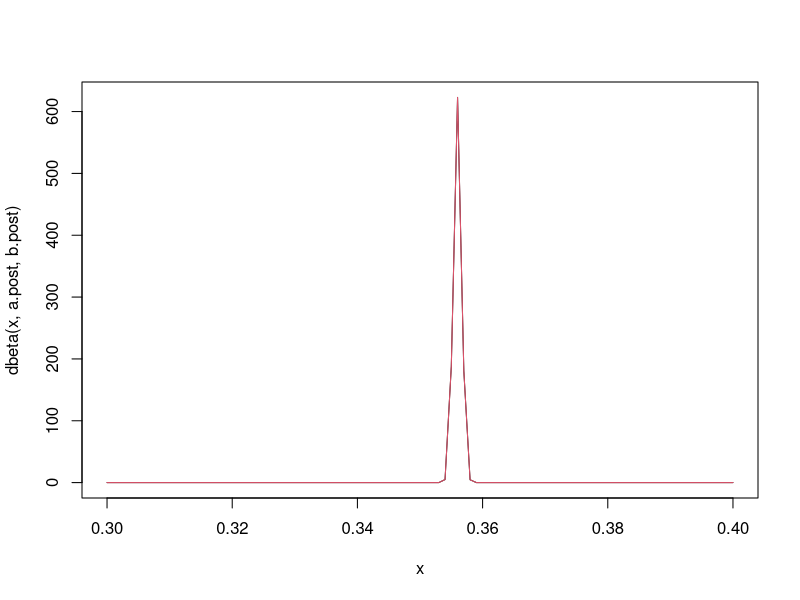
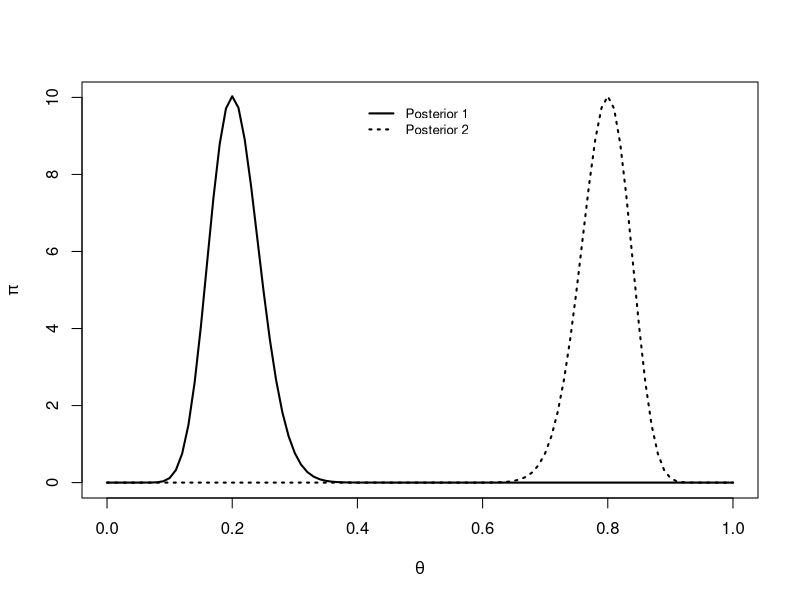
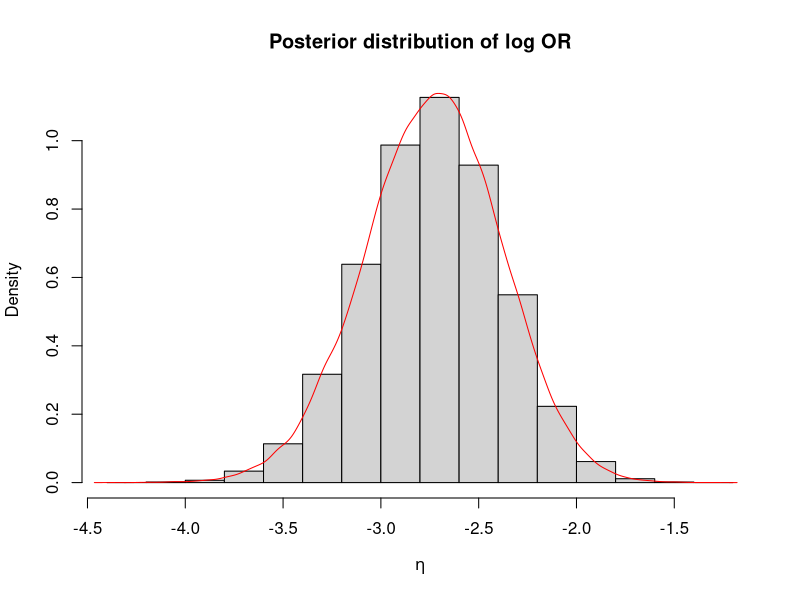

Reproduce these figures in R, in order.
#_____________________________________
# Statistical Inference II - Script 2
#_____________________________________

setwd("G:/Il mio Drive/Didattica/PhD - Statistical Inference II")

#######################################

# Normal Approximation for the Bernoulli-Beta posterior:

# Let's consider results of a general election, where
# party A collected 150'000 votes out of the 240'000 total votes
sum_y <- 150000
n <- 240000

# Hyperparameters:
# Results of a previous general election showed that party A
# collected 49'000 votes out of 270'000 total votes:
a <- 49000
b <- 270000

Beta.Mode <- function(a, b){
  ifelse(a>1 & b>1, (a-1)/(a+b-2), NA)
}

# Posterior distribution:
a.post <- a + sum_y
b.post <- b + n - sum_y

post.mode <- Beta.Mode(a.post, b.post)
sigma_approx <- ((a.post-1)/(post.mode^2) + (b.post-1)/(1-post.mode)^2)^(-1)



curve(dbeta(x, a.post, b.post), xlim=c(.3,.4))
curve(dnorm(x, post.mode, sqrt(sigma_approx)), add=T, col=2)


# Iterative way:
h.grid <- seq(100, 105, by = 0.001)

res <- matrix(NA, ncol=4, nrow=length(h.grid))
colnames(res) <- c("HPD1", "HPD2", "level", "h")

for(i in 1:length(h.grid)){
  translated <- function(x, a, b) dbeta(x,a, b)-h.grid[i]

  hpd1<-uniroot(translated,c(.34,post.mode-.0005),a.post,b.post)$root
  hpd2<-uniroot(translated,c(post.mode+.0005,.36),a.post,b.post)$root

  I <- integrate(dbeta, lower=hpd1, upper=hpd2, shape1=a.post, shape2=b.post)$value

  iter <- i
  res[i,] <- c(hpd1, hpd2, I, h.grid[i])
  if(I <= 0.95) break
}


res[iter,]

HPD <- res[iter-1,-c(3,4)]; HPD
qnorm(c(.025,.975), post.mode, sqrt(sigma_approx))





# MONTE CARLO

# A biostatistician wants to compare two treatments:
# 1 - a new vaccine for COVID-19
# 2 - a placebo

# He/She collected a sample of 200 patients and divided
# them into 2 groups of equal size by randomization.

n1 <- 100
n2 <- 100

# The first group will receive the new vaccine, whereas
# the second group will receive the placebo.

# Then, the biostatistician registers how many patients
# died in each group (Y1 and Y2).

# Y1 ~ Bern(theta1)
# Y2 ~ Bern(theta2)

# theta represents the probability of death in a group.

# The biostatistician chooses to use non-informative priors:

a1 <- 1
b1 <- 1

a2 <- 1
b2 <- 1

# Once the priors have been selected, He/She looks
# at the data:

s1 <- 20
s2 <- 80

# Update of the hyperparameters:
a1.post <- a1 + s1
b1.post <- b1 + n1 - s1

a2.post <- a2 + s2
b2.post <- b2 + n2 - s2


B <- 100000


#Posterior densities:
curve(dbeta(x ,a1.post,b1.post), 0,1, lty=1, ylim=c(0,10),
      xlab=expression(theta),ylab=expression(pi),lwd=2)
curve(dbeta(x ,a2.post,b2.post),add=T,lty=3,lwd=2)
legend(0.4,10,c("Posterior 1","Posterior 2"),lty=c(1,3),cex=0.8,lwd=2,bty="n")

# These posteriors seem to indicate that theta1
# and theta2 are concentrated around different
# values.

set.seed(42)
theta1 <- rbeta(B, a1.post, b1.post)
theta2 <- rbeta(B, a2.post, b2.post)


eta <- log(theta1/(1-theta1)*(1-theta2)/theta2)

mean(eta)
var(eta)

CS <- quantile(eta, p=c(.025,.975)); CS


# Histogram and kernel estimate:
hist(eta, prob=T, xlab=expression(eta),
     main="Posterior distribution of log OR")
lines(density(eta), col="red")

# The biostatistician concludes that, with a probability
# of 95%, the log OR is included in (-3.453943, -2.069884),
# meaning that the odds of death in the "Vaccine" group
# is lower than the odds of death in the "Placebo" group.




